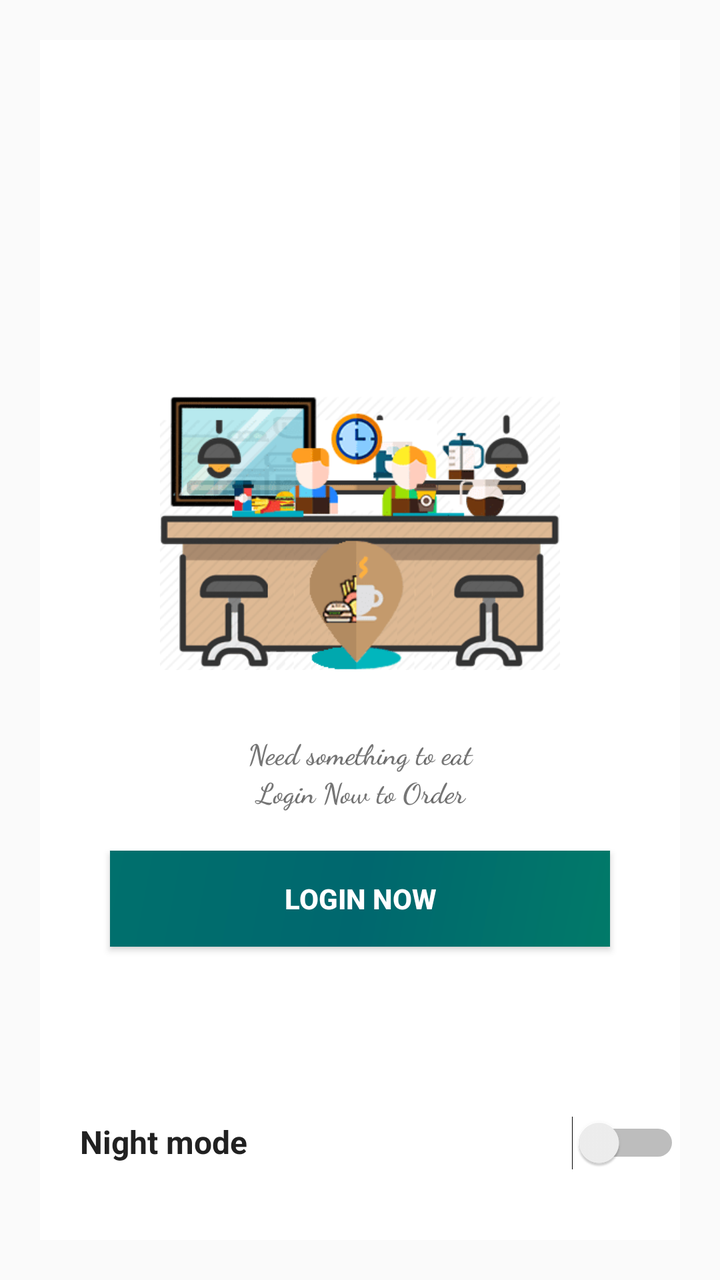
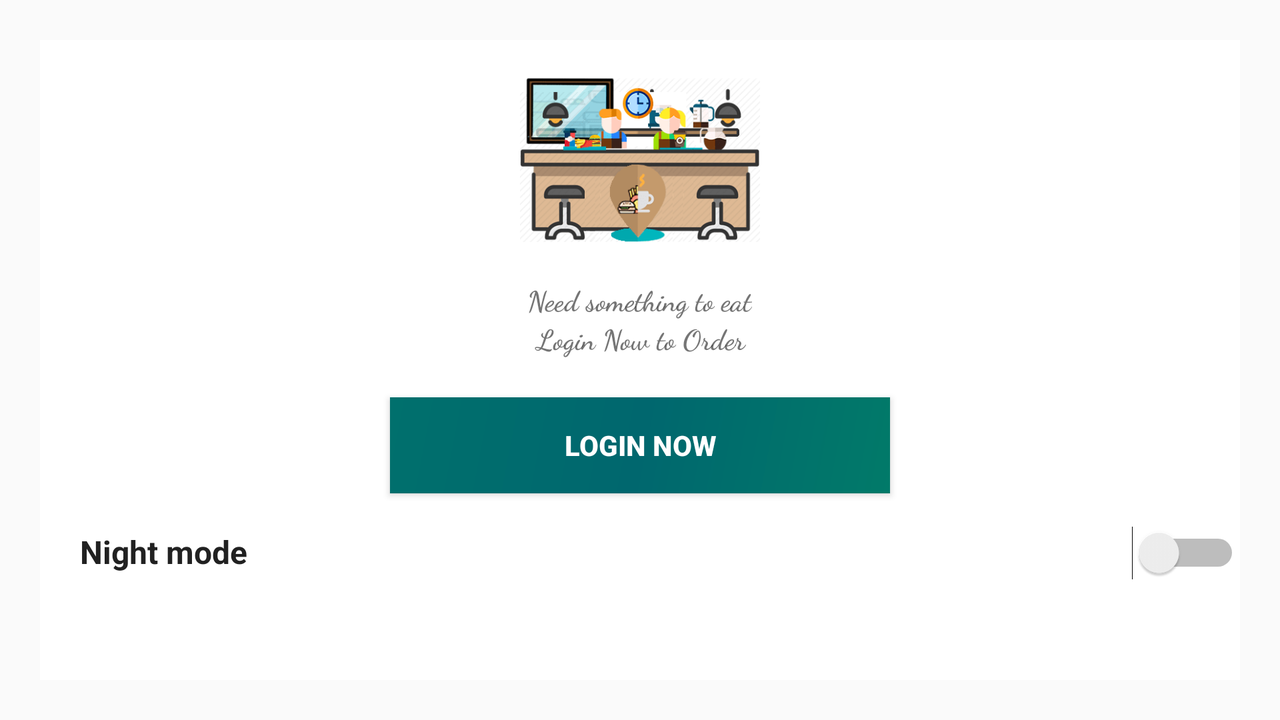

Two renders of one Android screen. The first uses the default layout on a phone; the second uses the alternative layout the repository ships for a different screen configuration, on a matching device. The two XML files are below.
<!-- AndroidManifest.xml: application theme AppTheme -->
<!-- res/layout/fragment_profile.xml -->
<?xml version="1.0" encoding="utf-8"?>

<RelativeLayout xmlns:android="http://schemas.android.com/apk/res/android"
    xmlns:tools="http://schemas.android.com/tools"
    android:layout_width="match_parent"
    android:layout_height="match_parent"
    tools:context=".Profile"
    android:orientation="vertical"
    android:padding="20dp">

    <LinearLayout
        android:background="@color/Background"
        android:visibility="visible"
        android:id="@+id/NotLogin"
        android:gravity="center"
        android:layout_width="match_parent"
        android:layout_height="match_parent"
        android:orientation="vertical">
        <ImageView
            android:src="@drawable/login"
            android:layout_width="200dp"
            android:layout_height="200dp"
            android:contentDescription="@string/login_logo" />
        <TextView
            android:fontFamily="cursive"
            android:gravity="center"
            android:textStyle="bold"
            android:text="@string/need_something_to_eat"
            android:layout_width="150dp"
            android:layout_height="wrap_content" />
        <TextView
            android:fontFamily="cursive"
            android:gravity="center"
            android:textStyle="bold"
            android:text="@string/login_now_to_order"
            android:layout_width="150dp"
            android:layout_height="wrap_content" />
        <Button
            android:textColor="#FFF"
            android:layout_marginTop="20dp"
            android:id="@+id/SignIn"
            android:text="@string/login_now"
            android:textStyle="bold"
            android:background="@drawable/main_login"
            android:layout_width="250dp"
            android:layout_height="wrap_content" />

    </LinearLayout>
    <LinearLayout
        android:background="@color/Background"
        android:visibility="gone"
        android:id="@+id/OnLogin"
        android:layout_width="match_parent"
        android:layout_height="match_parent"
        android:orientation="vertical">
        <LinearLayout
            android:id="@+id/ActionBar"
            android:layout_width="match_parent"
            android:layout_height="50dp"
            android:baselineAligned="false">
            <LinearLayout
                android:layout_weight="1"
                android:layout_width="0dp"
                android:layout_height="wrap_content">
                <TextView
                    android:layout_marginTop="10dp"
                    android:layout_marginBottom="10dp"
                    android:text="@string/setting"
                    android:textSize="20sp"
                    android:layout_width="wrap_content"
                    android:layout_height="match_parent" />
            </LinearLayout>
            <LinearLayout
                android:layout_width="wrap_content"
                android:layout_height="wrap_content"
                android:orientation="horizontal"
                android:background="@drawable/tab"
                >
                <LinearLayout
                    android:id="@+id/done"
                    android:clickable="true"
                    android:background="@drawable/circle_tab"
                    android:layout_width="match_parent"
                    android:layout_height="wrap_content"
                    android:focusable="true"
                    >
                    <ImageView
                        android:elevation="8dp"
                        android:src="@drawable/ic_done_black_24dp"
                        android:layout_width="30dp"
                        android:layout_height="30dp"
                        android:contentDescription="@string/done" />
                </LinearLayout>
                <LinearLayout
                    android:id="@+id/profile_menu"
                    android:clickable="true"
                    android:background="@drawable/circle_tab"
                    android:layout_width="match_parent"
                    android:layout_height="wrap_content"
                    android:focusable="true">
                    <ImageView
                        android:src="@drawable/ic_more_vert_24dp"
                        android:layout_width="30dp"
                        android:layout_height="30dp"
                        android:contentDescription="@string/done" />
                </LinearLayout>
            </LinearLayout>
        </LinearLayout>




        <LinearLayout
            android:background="@color/Background"
            android:layout_marginTop="40dp"
            android:id="@+id/SettingImage"
            android:layout_width="match_parent"
            android:layout_height="wrap_content"
            android:gravity="center"
            android:layout_marginBottom="20dp">
            <de.hdodenhof.circleimageview.CircleImageView
                xmlns:app="http://schemas.android.com/apk/res-auto"
                android:id="@+id/profile_image"
                android:clickable="true"
                android:layout_width="80dp"
                android:layout_height="80dp"
                android:src="@drawable/bartender"
                app:civ_border_width="2dp"
                app:civ_border_color="#FFF"
                android:focusable="true" />
        </LinearLayout>
        
        <ListView
            android:divider="@color/PrimaryText"
            android:id="@+id/list"
            android:layout_width="match_parent"
            android:layout_height="wrap_content" />
    </LinearLayout>


    
    <LinearLayout
        android:background="@color/Background"
        android:layout_marginBottom="30dp"
        android:layout_alignParentBottom="true"
        android:paddingBottom="5dp"
        android:paddingStart="20dp"
        android:paddingEnd="0dp"
        android:layout_width="match_parent"
        android:layout_height="wrap_content"
        android:orientation="horizontal">
        <TextView
            android:layout_weight="1"
            android:textSize="16sp"
            android:textStyle="bold"
            android:textColor="@color/PrimaryText"
            android:text="@string/night_mode"
            android:layout_width="0dp"
            android:layout_height="wrap_content" />
        <Switch
            android:theme="@style/ToggleSwitchTheme"
            android:id="@+id/ThemeSet"
            android:layout_width="wrap_content"
            android:layout_height="wrap_content"/>
    </LinearLayout>

</RelativeLayout>
<!-- resources referenced by this layout -->
<resources>
  <!-- from res/values-notnight/ -->
  <color name="Background">#FFF</color>
  <!-- from res/values-notnight/ -->
  <color name="PrimaryText">#212121</color>
  <!-- drawable bartender: png bitmap (drawable, 1649 bytes) -->
  <!-- drawable circle_tab (drawable) -->
  <?xml version="1.0" encoding="utf-8"?>
  <ripple xmlns:android="http://schemas.android.com/apk/res/android"
      android:color="#2affffff">
      <item>
  
          <shape android:shape="rectangle">
              <padding android:top="10sp" android:bottom="10sp" android:left="8sp" android:right="8sp"/>
              <solid android:color="@color/Background"/>
              <corners android:radius="70sp"/>
          </shape>
      </item>
  </ripple>
  <!-- drawable ic_done_black_24dp (drawable) -->
  <vector android:height="24dp" android:tint="@color/PrimaryText"
      android:viewportHeight="24.0" android:viewportWidth="24.0"
      android:width="24dp" xmlns:android="http://schemas.android.com/apk/res/android">
      <path android:fillColor="#FF000000" android:pathData="M9,16.2L4.8,12l-1.4,1.4L9,19 21,7l-1.4,-1.4L9,16.2z"/>
  </vector>
  <!-- drawable ic_more_vert_24dp (drawable) -->
  <vector android:height="24dp" android:tint="#FFF2F4"
      android:viewportHeight="24.0" android:viewportWidth="24.0"
      android:width="24dp" xmlns:android="http://schemas.android.com/apk/res/android">
      <path android:fillColor="#FF000000" android:pathData="M12,8c1.1,0 2,-0.9 2,-2s-0.9,-2 -2,-2 -2,0.9 -2,2 0.9,2 2,2zM12,10c-1.1,0 -2,0.9 -2,2s0.9,2 2,2 2,-0.9 2,-2 -0.9,-2 -2,-2zM12,16c-1.1,0 -2,0.9 -2,2s0.9,2 2,2 2,-0.9 2,-2 -0.9,-2 -2,-2z"/>
  </vector>
  <!-- drawable login: png bitmap (drawable, 18365 bytes) -->
  <!-- drawable main_login (drawable) -->
  <?xml version="1.0" encoding="utf-8"?>
  <ripple xmlns:android="http://schemas.android.com/apk/res/android"
      android:color="#fff">
      <item>
          <shape>
              <gradient
                  android:angle="135"
                  android:startColor="#017A69"
                  android:endColor="#00706D"
                  android:centerColor="#00676E"
                  android:type="linear" />
          </shape>
          <corners android:radius="30dp" />
      </item>
  </ripple>
  <!-- drawable tab (drawable) -->
  <?xml version="1.0" encoding="utf-8"?>
  <ripple xmlns:android="http://schemas.android.com/apk/res/android"
      android:color="#fff">
      <item>
          <shape android:shape="rectangle">
              <solid android:color="@color/Background"/>
          </shape>
      </item>
  </ripple>
  <string name="done">Done</string>
  <string name="login_logo">Login Logo</string>
  <string name="login_now">Login Now</string>
  <string name="login_now_to_order">Login Now to Order</string>
  <string name="need_something_to_eat">Need something to eat</string>
  <string name="night_mode">Night mode</string>
  <string name="setting">Setting</string>
  <style name="ToggleSwitchTheme" parent="ThemeOverlay.AppCompat.Light">
          <item name="colorAccent">@color/Card</item>
      </style>
  <style name="AppTheme" parent="Theme.AppCompat.DayNight.NoActionBar">
          
          <item name="colorPrimary">@color/PrimaryText</item>
          <item name="colorPrimaryDark">@color/colorPrimaryDark</item>
          <item name="colorAccent">@color/colorAccent</item>
          
      </style>
  <!-- from res/values-notnight/ -->
  <color name="Card">#009688</color>
  <!-- from res/values-notnight/ -->
  <color name="colorPrimaryDark">#9C27B0</color>
  <!-- from res/values-notnight/ -->
  <color name="colorAccent">#FF3F80</color>
</resources>
<!-- res/layout-land/fragment_profile.xml (the repository's variant of the layout above) -->
<!-- drawn on the phone turned sideways -->
<?xml version="1.0" encoding="utf-8"?>
<RelativeLayout xmlns:android="http://schemas.android.com/apk/res/android"
    xmlns:tools="http://schemas.android.com/tools"
    android:layout_width="match_parent"
    android:layout_height="match_parent"
    tools:context=".Profile"
    android:orientation="vertical"
    android:padding="20dp">

    <LinearLayout
        android:background="@color/Background"
        android:visibility="visible"
        android:id="@+id/NotLogin"
        android:gravity="center_horizontal"
        android:layout_width="match_parent"
        android:layout_height="match_parent"
        android:orientation="vertical">
        <ImageView
            android:src="@drawable/login"
            android:layout_width="120dp"
            android:layout_height="120dp"
            android:contentDescription="@string/login_logo" />
        <TextView
            android:fontFamily="cursive"
            android:gravity="center"
            android:textStyle="bold"
            android:text="@string/need_something_to_eat"
            android:layout_width="wrap_content"
            android:layout_height="wrap_content" />
        <TextView
            android:fontFamily="cursive"
            android:gravity="center"
            android:textStyle="bold"
            android:text="@string/login_now_to_order"
            android:layout_width="150dp"
            android:layout_height="wrap_content" />
        <Button
            android:textColor="#FFF"
            android:layout_marginTop="20dp"
            android:id="@+id/SignIn"
            android:text="@string/login_now"
            android:textStyle="bold"
            android:background="@drawable/main_login"
            android:layout_width="250dp"
            android:layout_height="wrap_content" />

    </LinearLayout>

    <LinearLayout
        android:background="@color/Background"
        android:visibility="gone"
        android:id="@+id/OnLogin"
        android:layout_width="match_parent"
        android:layout_height="match_parent"
        android:orientation="vertical">
        <LinearLayout
            android:id="@+id/ActionBar"
            android:layout_width="match_parent"
            android:layout_height="50dp"
            android:baselineAligned="false">
            <LinearLayout
                android:layout_weight="1"
                android:layout_width="0dp"
                android:layout_height="wrap_content">
                <TextView
                    android:layout_marginTop="10dp"
                    android:layout_marginBottom="10dp"
                    android:text="@string/setting"
                    android:textSize="20sp"
                    android:layout_width="wrap_content"
                    android:layout_height="match_parent" />
            </LinearLayout>
            <LinearLayout
                android:layout_width="wrap_content"
                android:layout_height="wrap_content"
                android:orientation="horizontal"
                android:background="@drawable/tab"
                >
                <LinearLayout
                    android:id="@+id/done"
                    android:clickable="true"
                    android:background="@drawable/circle_tab"
                    android:layout_width="match_parent"
                    android:layout_height="wrap_content"
                    android:focusable="true"
                    >
                    <ImageView
                        android:elevation="8dp"
                        android:src="@drawable/ic_done_black_24dp"
                        android:layout_width="30dp"
                        android:layout_height="30dp"
                        android:contentDescription="@string/done" />
                </LinearLayout>

                <LinearLayout
                    android:id="@+id/profile_menu"
                    android:clickable="true"
                    android:background="@drawable/circle_tab"
                    android:layout_width="match_parent"
                    android:layout_height="wrap_content"
                    android:focusable="true">
                    <ImageView
                        android:src="@drawable/ic_more_vert_24dp"
                        android:layout_width="30dp"
                        android:layout_height="30dp"
                        android:contentDescription="@string/done" />
                </LinearLayout>
            </LinearLayout>
        </LinearLayout>



        <ScrollView
            android:layout_width="match_parent"
            android:layout_height="wrap_content">
            <LinearLayout
                android:orientation="vertical"
                android:layout_width="match_parent"
                android:layout_height="wrap_content">
        <LinearLayout
            android:background="@color/Background"
            android:layout_marginTop="0dp"
            android:id="@+id/SettingImage"
            android:layout_width="match_parent"
            android:layout_height="wrap_content"
            android:gravity="center"
            android:layout_marginBottom="20dp">
            <de.hdodenhof.circleimageview.CircleImageView
                xmlns:app="http://schemas.android.com/apk/res-auto"
                android:id="@+id/profile_image"
                android:clickable="true"
                android:layout_width="80dp"
                android:layout_height="80dp"
                android:src="@drawable/bartender"
                app:civ_border_width="2dp"
                app:civ_border_color="#FFF"
                android:focusable="true" />
        </LinearLayout>
        
        <ListView
            android:divider="@color/PrimaryText"
            android:id="@+id/list"
            android:layout_width="match_parent"
            android:layout_height="wrap_content" />
            </LinearLayout>
        </ScrollView>
    </LinearLayout>

    
    <LinearLayout
        android:background="@color/Background"
        android:layout_marginBottom="30dp"
        android:layout_alignParentBottom="true"
        android:paddingBottom="20dp"
        android:paddingStart="20dp"
        android:paddingEnd="0dp"
        android:layout_width="match_parent"
        android:layout_height="wrap_content"
        android:orientation="horizontal">
        <TextView
            android:layout_weight="1"
            android:textSize="16sp"
            android:textStyle="bold"
            android:textColor="@color/PrimaryText"
            android:text="@string/night_mode"
            android:layout_width="0dp"
            android:layout_height="wrap_content" />
        <Switch
            android:theme="@style/ToggleSwitchTheme"
            android:id="@+id/ThemeSet"
            android:layout_width="wrap_content"
            android:layout_height="wrap_content"/>
    </LinearLayout>

</RelativeLayout>
